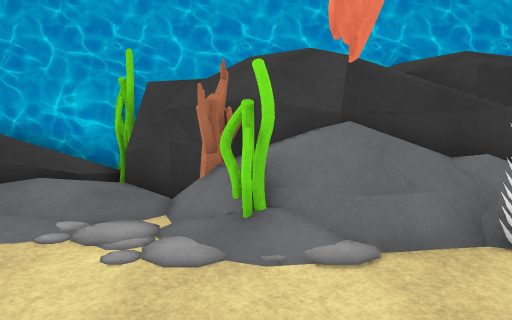
[1] (above)

12 first-person views from a walk through a Unity game level. The camera is 1.5 m above the floor, tilts 4° down and sees 70° across. The floor is counted in squares, 1 m on a side. Each view is taken from the middle of a square. On the plan, view 1 faces up. The plan holds only what a view shows up to about 16 squares ahead; the rest is blank. The player is left out. Some surface patterns are stand-ins.

[2]
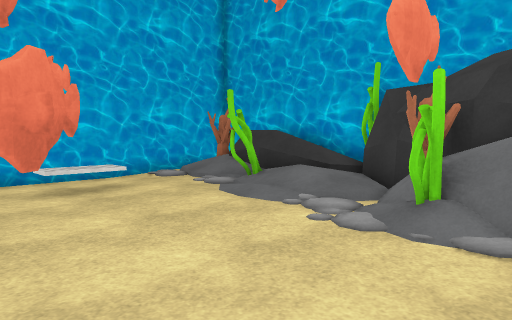

[3]
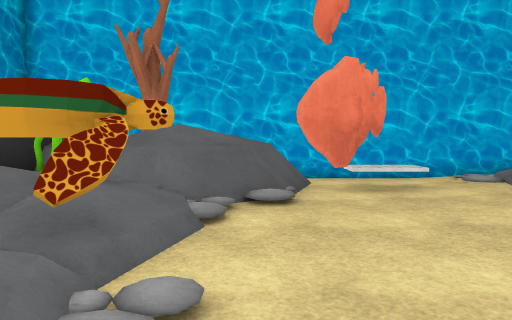

[4]
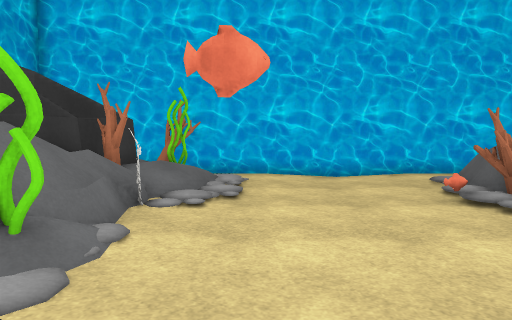

[5]
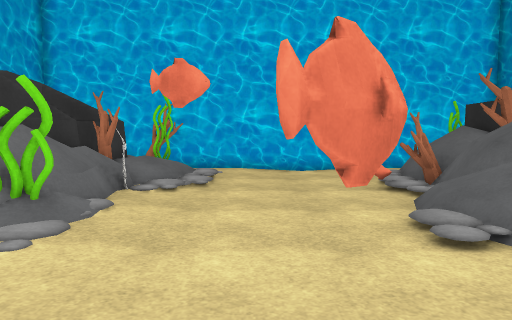

[6]
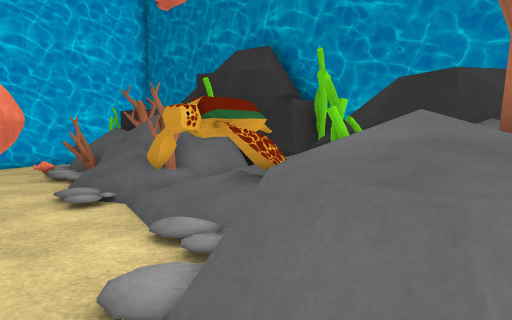

[7]
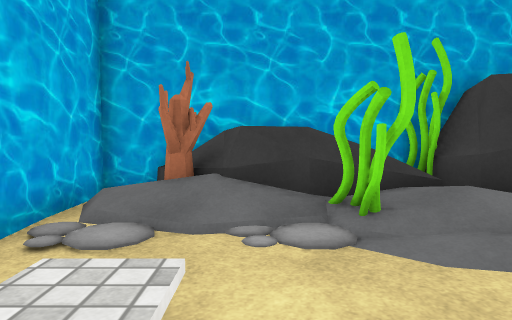

[8]
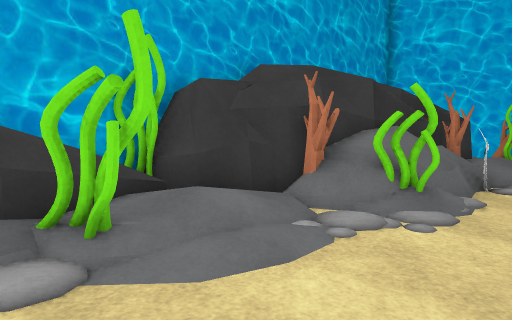

[9]
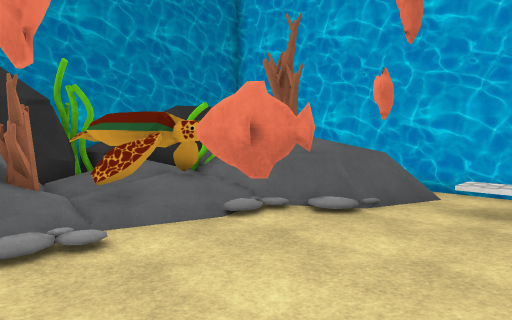

[10]
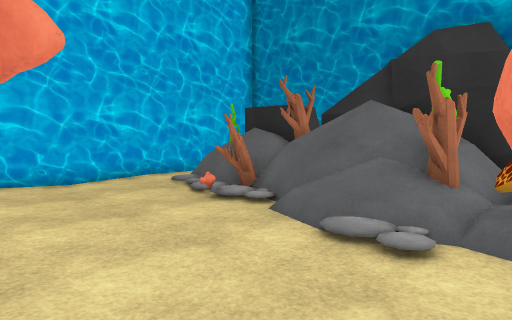

[11]
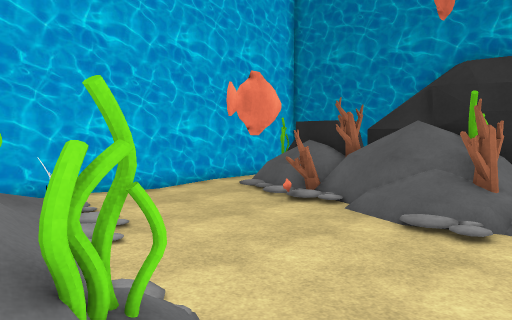

[12]
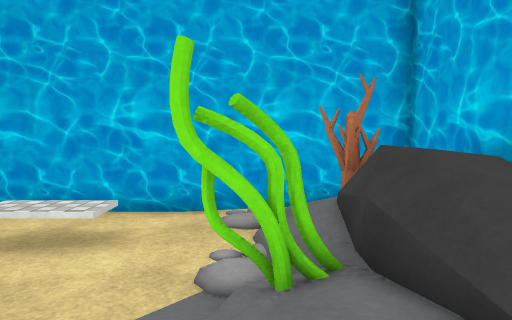

### Floor plan
Key: @ floor where view 1 was taken; # wall or solid block; . main floor; : floor 0.25 m higher than the main floor; + floor 0.5 m higher than the main floor; * floor 0.75 m higher than the main floor; % floor 1.75 m higher than the main floor; / step, stairs or slope; = window, fence, low wall or low ledge; O other object.
Columns run from 11 left of view 1 to 9 right of it. Each row starts with its distance up from view 1.
 10 #########
  9 #.=/ ///##
  8 #/##%///###   #
  7 #///=#+ +/#######
  6 #// /##///#########
  5 #.....//::/#==#=#*###
  4 #.........://.O////##
  3 #..#...........////:#
  2 #..#................#
  1 #...................#
  0 #.#=#/..#..@........#
 -1 ####=/..............#
 -2   ###=/##./##.......#
 -3    ##=O#O####//##...#
 -4     #=OOO#####=##=#.#
 -5     ####O#  #########
 -6     ######

Where each view was taken, in squares from view 1:
view 1: 0 up, 0 right, facing up
view 2: 1 down, 2 right, facing up-left
view 3: 1 down, 2 right, facing left
view 4: 2 up, 4 left, facing right
view 5: 1 up, 6 left, facing right
view 6: 1 up, 9 left, facing down-right
view 7: 1 up, 7 left, facing up
view 8: 2 up, 7 left, facing up-right
view 9: 4 up, 1 right, facing down-left
view 10: 3 up, 3 left, facing down-right
view 11: 6 up, 3 left, facing down-right
view 12: 6 up, 2 left, facing left
